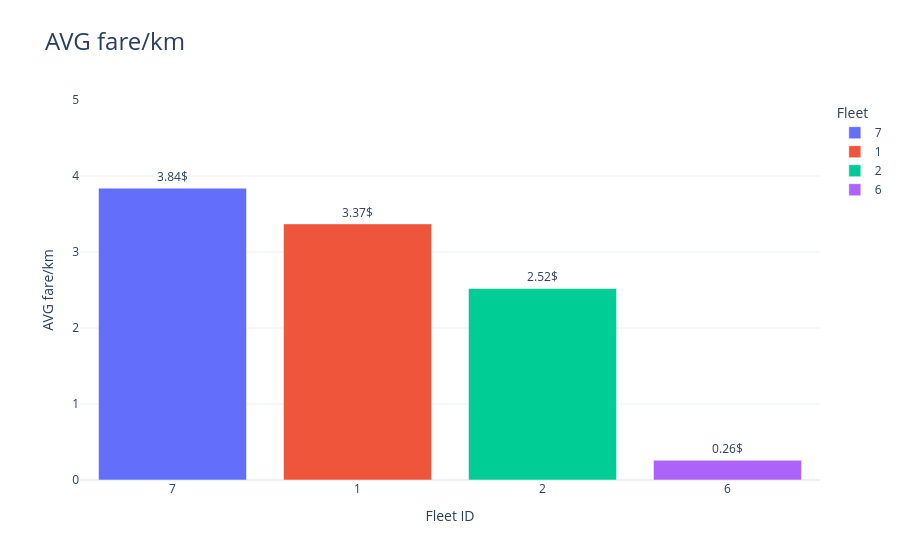

Source (notebook cell):
### Code cell
import plotly.express as px

# sort by ur
df_plot = df_fleet.sort_values("avg_fare_per_km", ascending=False).copy()

# fleet_id to str to keep only existing fleets on x
df_plot["fleet_id"] = df_plot["fleet_id"].astype(str)

# add ur %
df_plot["avg_fare_per_km"] = (df_plot["avg_fare_per_km"]).round(2)

fig = px.bar(
    df_plot,
    x="fleet_id",
    y="avg_fare_per_km",
    color="fleet_id",
    text="avg_fare_per_km",
    title="AVG fare/km",
    labels={
        "fleet_id": "Fleet ID",
        "avg_fare_per_km": "AVG fare/km",
    },
)

# txt improvement
fig.update_traces(
    texttemplate="%{text}$",
    textposition="outside",
    hovertemplate="<b>Fleet %{x}</b><br>AVG fare/km: %{text}$",
)

fig.update_layout(
    title_font_size=24,
    yaxis=dict(range=[0, 5]),
    legend_title_text="Fleet",
    legend=dict(font=dict(size=12)),
    template="plotly_white",
)

fig.show()

### Figure 1 — Plotly figure (JSON) as saved in the notebook; plotly's stock layout.template omitted (floating-point values rounded to 4 significant figures)
{"data": [{"hovertemplate": "<b>Fleet %{x}</b><br>AVG fare/km: %{text}$", "legendgroup": "7", "marker": {"color": "#636efa", "pattern": {"shape": ""}}, "name": "7", "orientation": "v", "showlegend": true, "text": [3.84], "textposition": "outside", "texttemplate": "%{text}$", "type": "bar", "x": ["7"], "xaxis": "x", "y": [3.84], "yaxis": "y"}, {"hovertemplate": "<b>Fleet %{x}</b><br>AVG fare/km: %{text}$", "legendgroup": "1", "marker": {"color": "#EF553B", "pattern": {"shape": ""}}, "name": "1", "orientation": "v", "showlegend": true, "text": [3.37], "textposition": "outside", "texttemplate": "%{text}$", "type": "bar", "x": ["1"], "xaxis": "x", "y": [3.37], "yaxis": "y"}, {"hovertemplate": "<b>Fleet %{x}</b><br>AVG fare/km: %{text}$", "legendgroup": "2", "marker": {"color": "#00cc96", "pattern": {"shape": ""}}, "name": "2", "orientation": "v", "showlegend": true, "text": [2.52], "textposition": "outside", "texttemplate": "%{text}$", "type": "bar", "x": ["2"], "xaxis": "x", "y": [2.52], "yaxis": "y"}, {"hovertemplate": "<b>Fleet %{x}</b><br>AVG fare/km: %{text}$", "legendgroup": "6", "marker": {"color": "#ab63fa", "pattern": {"shape": ""}}, "name": "6", "orientation": "v", "showlegend": true, "text": [0.26], "textposition": "outside", "texttemplate": "%{text}$", "type": "bar", "x": ["6"], "xaxis": "x", "y": [0.26], "yaxis": "y"}], "layout": {"barmode": "relative", "legend": {"font": {"size": 12}, "title": {"text": "Fleet"}, "tracegroupgap": 0}, "title": {"font": {"size": 24}, "text": "AVG fare/km"}, "xaxis": {"anchor": "y", "categoryarray": ["7", "1", "2", "6"], "categoryorder": "array", "domain": [0, 1], "title": {"text": "Fleet ID"}}, "yaxis": {"anchor": "x", "domain": [0, 1], "range": [0, 5], "title": {"text": "AVG fare/km"}}}}
